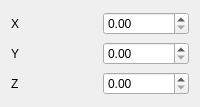
              <widget class="QWidget" name="page_5">
               <property name="geometry">
                <rect>
                 <x>0</x>
                 <y>0</y>
                 <width>200</width>
                 <height>107</height>
                </rect>
               </property>
               <attribute name="label">
                <string>Rotation</string>
               </attribute>
               <layout class="QGridLayout" name="gridLayout_17">
                <item row="0" column="0">
                 <widget class="QLabel" name="label_39">
                  <property name="text">
                   <string>X</string>
                  </property>
                 </widget>
                </item>
                <item row="1" column="0">
                 <widget class="QLabel" name="label_40">
                  <property name="text">
                   <string>Y</string>
                  </property>
                 </widget>
                </item>
                <item row="2" column="0">
                 <widget class="QLabel" name="label_41">
                  <property name="text">
                   <string>Z</string>
                  </property>
                 </widget>
                </item>
                <item row="0" column="1">
                 <widget class="QDoubleSpinBox" name="rotate_spin_x"/>
                </item>
                <item row="1" column="1">
                 <widget class="QDoubleSpinBox" name="rotate_spin_y"/>
                </item>
                <item row="2" column="1">
                 <widget class="QDoubleSpinBox" name="rotate_spin_z"/>
                </item>
               </layout>
              </widget>
